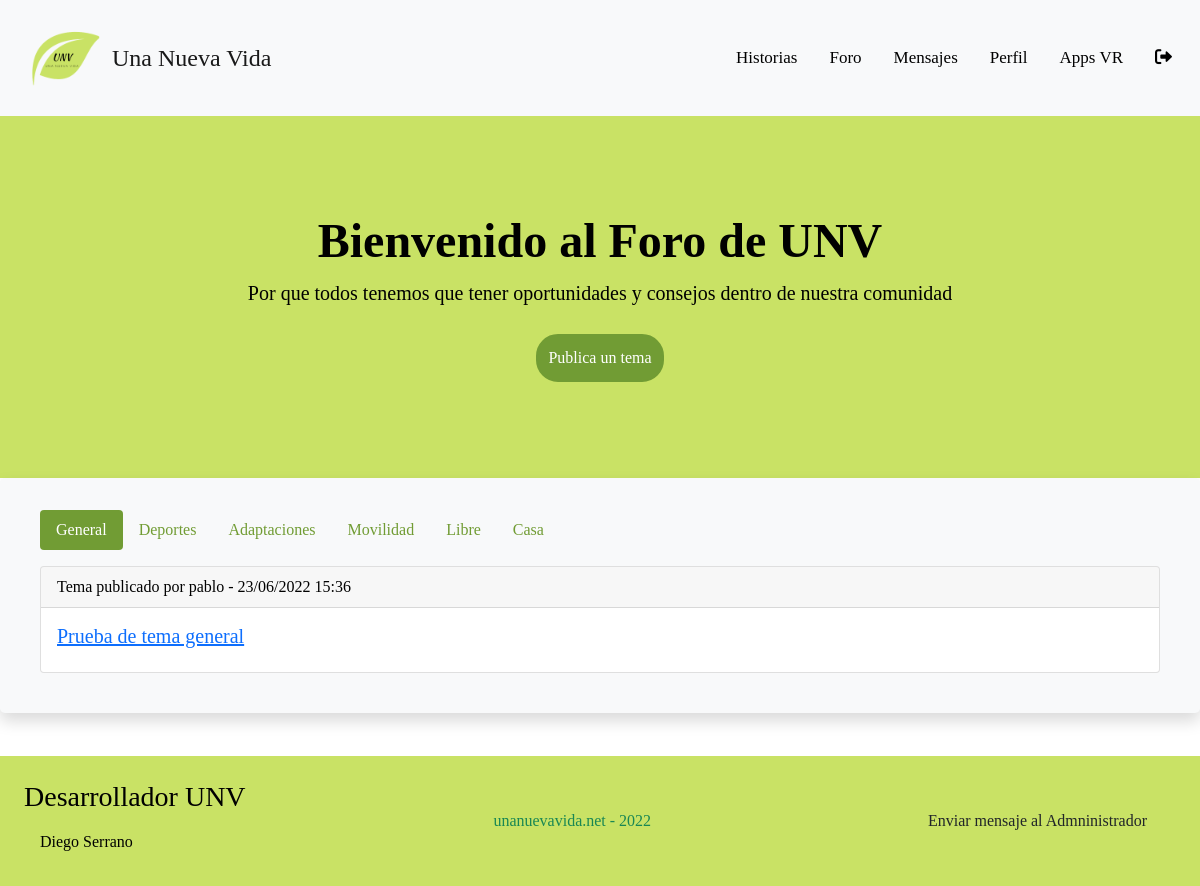
Page /web/index.php?ctl=listarForo (signed in) on the committed database.
### tables this page shows
CREATE TABLE `categorias_foro` (
  `id_categoria` int(8) NOT NULL,
  `nombre_categoria` varchar(255) NOT NULL,
  `descripcion_categoria` varchar(255) NOT NULL
);

CREATE TABLE `temas_foro` (
  `id_tema` int(8) NOT NULL,
  `asunto_tema` varchar(255) NOT NULL,
  `fecha_tema` timestamp NULL DEFAULT current_timestamp(),
  `categoria_tema` int(8) NOT NULL,
  `by_tema` int(8) NOT NULL
);

CREATE TABLE `usuarios` (
  `id_usuario` int(11) NOT NULL,
  `usuario` varchar(10) NOT NULL,
  `password` varchar(200) NOT NULL,
  `nombre` varchar(20) NOT NULL,
  `apellidos` varchar(40) DEFAULT NULL,
  `email` varchar(40) NOT NULL,
  `telefono` varchar(12) DEFAULT NULL,
  `fecha_nac` date DEFAULT NULL,
  `descripcion` text DEFAULT NULL,
  `foto_perfil` varchar(100) NOT NULL,
  `fecha_creacion` datetime NOT NULL DEFAULT current_timestamp(),
  `rol` int(11) NOT NULL,
  `activo` int(11) NOT NULL,
  `google` tinyint(4) NOT NULL
);

### app/controladores/cForo.php (called while the page is built, shortened)
<?php
class cForo {
    public function listarForo() {
        try {
            $foros = new Foro();
            $temas = $foros->listarTemas();
            $categorias = $foros->listarCategorias();
        } catch (Exception $e) {
            error_log($e->getMessage() . microtime() . PHP_EOL, 3, "logExceptio.txt");
            header('Location: index.php?ctl=error');
        } catch (Error $e) {
            error_log($e->getMessage() . microtime() . PHP_EOL, 3, "logError.txt");
            header('Location: index.php?ctl=error');
        }
        require __DIR__ . './../vistas/vListaForo.php';
    }
}
?>

### app/modelos/Model.php (called while the page is built, shortened)
<?php
class Model extends PDO {
    public function __construct()
    {
            $this->conexion = new PDO('mysql:host=' . Config::$mvc_bd_hostname . ';dbname=' . Config::$mvc_bd_nombre . '', Config::$mvc_bd_usuario, Config::$mvc_bd_clave);
    }
}
?>

### app/modelos/classForo.php (called while the page is built, shortened)
<?php
class Foro extends Model {
    public function listarCategorias() {
        $consulta = "SELECT * FROM `categorias_foro`";
        $result = $this->conexion->query($consulta);
        return $result->fetchAll();
    }
    public function listarTemas() {
        $consulta = "SELECT * FROM temas_foro, usuarios WHERE by_tema=id_usuario";
        $result = $this->conexion->query($consulta);
        return $result->fetchAll();
    }
}
?>

### app/vistas/vListaForo.php (the view, shortened to what this page needs)
<div class="jumbotrons jumbotron p-5 text-black" style="width:100%; background-color:#c9e265;">
         <div class="container-fluid py-5">
            <div class="container">
               <h1 class="display-5 fw-bold text-center">Bienvenido al Foro de UNV</h1>
               <p class="col-md-12 fs-5 text-center">Por que todos tenemos que tener oportunidades y consejos dentro de nuestra comunidad</p>
			   <div class="d-flex justify-content-center">
			   		<a href="index.php?ctl=crearTema" class="botonPublicar">Publica un tema</a>
			   </div>
            </div>
         </div>
      </div>
<div class="row justify-content-center" style="--bs-gutter-x:0;">
		<div class="col-12 col-md-12 bg-light border-2 border-dark rounded-3 shadow pt-3 pb-4 px-4 extraContainer">
			<ul class="nav nav-pills m-3" id="pills-tab" role="tablist">
				<?php foreach ($categorias as $a) { ?>
				<li class="nav-item" role="presentation">
					<button class="nav-link" id="pills-<?php echo $a['nombre_categoria'];?>-tab"
						data-bs-toggle="pill" data-bs-target="#pills-<?php echo $a['nombre_categoria'];?>"
						type="button" role="tab" aria-controls="pills-<?php echo $a['nombre_categoria'];?>"
						aria-selected="false"><?php echo $a['nombre_categoria'];?>
					</button>
				</li>
				<?php }?>
			</ul>
			<div class="tab-content" id="pills-tabContent">
				<div class="tab-pane fade show active text-justify" id="pills-General" role="tabpanel" aria-labelledby="pills-general-tab">
					<?php foreach ($temas as $a) {
						$fechaOriginal = $a['fecha_tema'];
						$newDate = date("d/m/Y H:i", strtotime($fechaOriginal));
						if (isset($a['asunto_tema'])&&!empty($a['asunto_tema'])) {
							if ($a['categoria_tema']=='1') {
						?>
						<div class="card m-3">
							<div class="card-header fw-light">
							Tema publicado por <b><?php echo $a['usuario'];?></b><?php echo " - ".$newDate; ?>
							</div>
							<div class="card-body">
								<a href="index.php?ctl=verTemaForo&id=<?php echo $a['id_tema']?>"><h5 class="card-title fs-5"><?php echo $a['asunto_tema']; ?></h5></a>
							</div>
						</div>
					<?php } }
						else {
							echo "Todavía no hay nada publicado en la categoría General";
						}
					}
					?>
				</div>
			</div>
		</div>
	</div>
<?php include __DIR__ . '/layout.php' ?>

### web/css/style.css (style rules this page uses)
* { -webkit-box-sizing: border-box; box-sizing: border-box; margin: 0; padding: 0; font-family: 'Press Start 2P', cursive; }
h1 { text-align: center; }
.botonPublicar { border: 2px solid #719C34; border-radius: 22px; background-color: #719C34; text-decoration: none; font-size: 16px; padding: 10px; margin-top: 10px; color: white; }
.extraContainer { width: 100%; min-width: 300px; color: black; }
.text-justify { text-align: justify; }
@media ( min-width : 992px) { .extraContainer { width: 100%; min-width: 300px; margin-bottom: 0%; } }
.nav-pills .nav-link.active { background-color: #719C34; color:white; }
.nav-pills .nav-link { color: #719C34; }

### rows in the picture
categorias_foro: nombre_categoria "General"
categorias_foro: nombre_categoria "Deportes"
categorias_foro: nombre_categoria "Adaptaciones"
categorias_foro: nombre_categoria "Movilidad"
categorias_foro: nombre_categoria "Libre"
categorias_foro: nombre_categoria "Casa"
temas_foro: by_tema.usuario "pablo", fecha_tema "23/06/2022 15:36", asunto_tema "Prueba de tema general"
